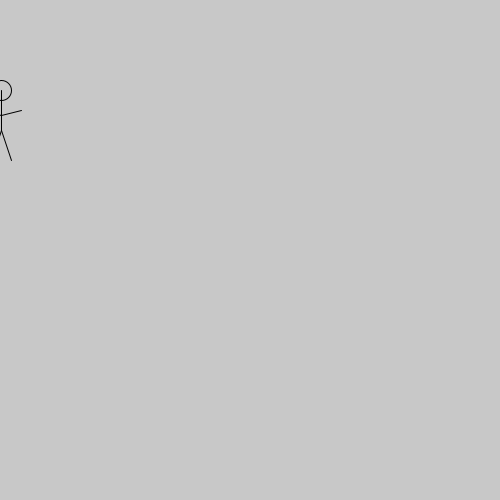
Frame 1 (no input)
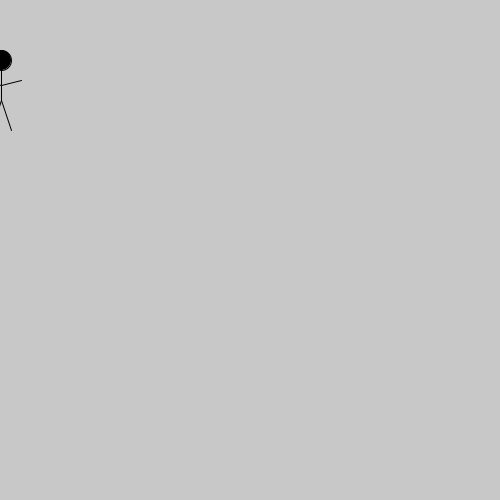
Frame 60 (the mouse pressed at the canvas centre just before this capture)
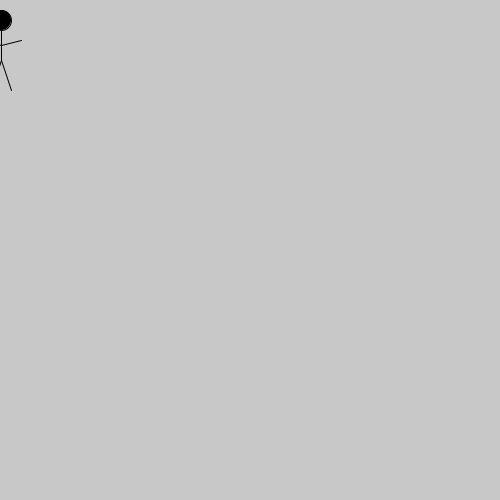
Frame 120 (the mouse held since frame 60 and released just before this capture)

The Processing sketch that drew these frames (run headless with seeded random() and noise(); from frame 60 on, the mouse is pressed at the canvas centre):

// Processing sketch: processing_29062
// ── processing_29062.pde

int x = 1;
int y = 100;
int z = 140;

// This is a boolean (true or false) that is used to classify
// if the person is going up or down
boolean goingUp = true;

void setup() {
  size(500,500);
  background(200);
  smooth();
  fill(200);
}

void draw() {
    background(200);


    // These are ouor boundary conditions that let us change when the
    // person should switch from going up to going down.
    
        if(goingUp) {
          y-=10;
          z-=10;

        } else {
          y+=10;
          z+=10;

        }
    // This one is for the top
    if(y == 20 && goingUp == true) {
      goingUp = false;

     // This one is for the bottom
    } else if(y == 100 && goingUp == false) {
      goingUp = true;
    }
    

    ellipse(x,y,20,20);
    line(x,y,x,z);
    line(x,y+25,x+20,y+20);
    line(x,y+25,x-20,y+20);
    line(x,z,x+10,z+30);
    line(x,z,x-10,z+30);
    fill(0);

}

void keyPressed(){
  if(key == CODED){
    if(keyCode == RIGHT){
      x+=10;
    }
    else if(keyCode == LEFT){
      x-=10;  
    }
    else if(keyCode == UP){

      // Here is what we do depending on the value of the boolean.
      // You can try playing with the numbers here to see what changes.
    
    }
  }
}
 
                                
